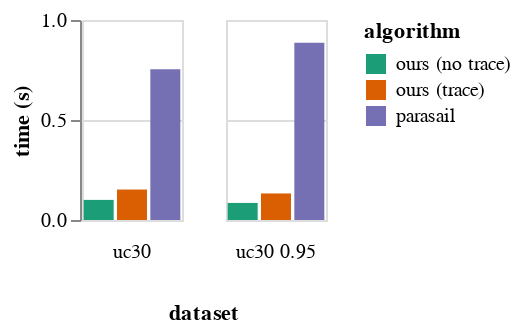

Source (notebook cell):
### Markdown cell above
Uniclust30 Benchmark (AVX2)

### Code cell
c = alt.Chart(data).mark_bar().encode(
    x = alt.X("algorithm", axis = None),
    y = alt.Y("time", axis = alt.Axis(title = "time (s)"), scale = alt.Scale(domain = [0.0, 1.0])),
    column = alt.Column("dataset", header = alt.Header(orient = "bottom")),
    color = "algorithm"
).transform_filter(
    (datum.size == "32-256") | (datum.algorithm == "parasail")
).properties(
    width = 50,
    height = 100
).configure_range(
    category = {"scheme": "dark2"}
)
save(c, "uniclust30_bench.pdf")
c

### Figure 1 — Vega-Lite specification as saved in the notebook (floating-point values rounded to 4 significant figures)
{"config": {"view": {"continuousWidth": 400, "continuousHeight": 300}, "range": {"category": {"scheme": "dark2"}}}, "data": {"name": "data-8cfb5be56a4bde517fc37a226cbe147f"}, "mark": "bar", "encoding": {"color": {"type": "nominal", "field": "algorithm"}, "column": {"type": "nominal", "field": "dataset", "header": {"orient": "bottom"}}, "x": {"type": "nominal", "axis": null, "field": "algorithm"}, "y": {"type": "quantitative", "axis": {"title": "time (s)"}, "field": "time", "scale": {"domain": [0.0, 1.0]}}}, "height": 100, "transform": [{"filter": "((datum.size === '32-256') || (datum.algorithm === 'parasail'))"}], "width": 50, "$schema": "https://vega.github.io/schema/vega-lite/v4.8.1.json", "datasets": {"data-8cfb5be56a4bde517fc37a226cbe147f": [{"algorithm": "ours (no trace)", "dataset": "uc30", "size": "32-32", "time": 0.05582}, {"algorithm": "ours (no trace)", "dataset": "uc30 0.95", "size": "32-32", "time": 0.05862}, {"algorithm": "ours (no trace)", "dataset": "uc30", "size": "32-256", "time": 0.1005}, {"algorithm": "ours (no trace)", "dataset": "uc30 0.95", "size": "32-256", "time": 0.08538}, {"algorithm": "ours (no trace)", "dataset": "uc30", "size": "256-256", "time": 0.202}, {"algorithm": "ours (no trace)", "dataset": "uc30 0.95", "size": "256-256", "time": 0.2218}, {"algorithm": "ours (trace)", "dataset": "uc30", "size": "32-256", "time": 0.1523}, {"algorithm": "ours (trace)", "dataset": "uc30 0.95", "size": "32-256", "time": 0.1328}, {"algorithm": "parasail", "dataset": "uc30", "size": "full", "time": 0.7532}, {"algorithm": "parasail", "dataset": "uc30 0.95", "size": "full", "time": 0.8864}]}}
